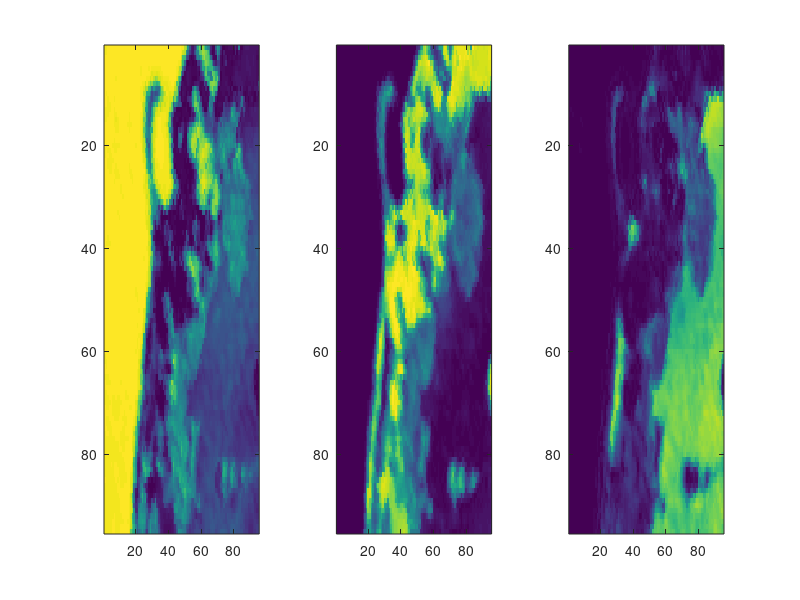
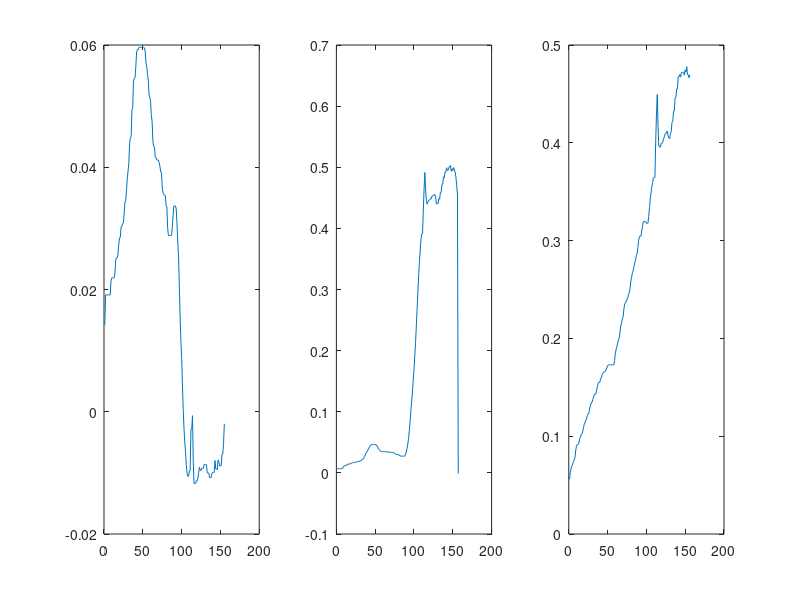

MATLAB code for these plots, in order:
clc
clear all

x = importdata('vector_all_samson_pre.mat');


figure(1)
for i = 1:3
    subplot(1,3,i)
    imagesc(reshape(x(:,i),[95,95])',[0,1])
end
 
y = importdata('endmember_pre_samson.mat');
figure(2)
subplot(1,3,1)
plot(y(1,1:156))
subplot(1,3,2)
plot(y(2,157:157+156))
subplot(1,3,3)
plot(y(3,156*2+1:156*3))